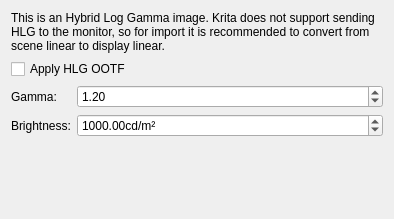
<?xml version="1.0" encoding="UTF-8"?>
<ui version="4.0">
 <class>DlgHeifImport</class>
 <widget class="QWidget" name="DlgHeifImport">
  <property name="geometry">
   <rect>
    <x>0</x>
    <y>0</y>
    <width>394</width>
    <height>219</height>
   </rect>
  </property>
  <property name="windowTitle">
   <string>Dialog</string>
  </property>
  <layout class="QFormLayout" name="formLayout">
   <item row="0" column="0" colspan="2">
    <widget class="QLabel" name="label">
     <property name="text">
      <string>&lt;html&gt;&lt;head/&gt;&lt;body&gt;&lt;p&gt;This is an Hybrid Log Gamma image. Krita does not support sending HLG to the monitor, so for import it is recommended to convert from scene linear to display linear.&lt;/p&gt;&lt;/body&gt;&lt;/html&gt;</string>
     </property>
     <property name="wordWrap">
      <bool>true</bool>
     </property>
    </widget>
   </item>
   <item row="1" column="0" colspan="2">
    <widget class="QCheckBox" name="chkApplyOOTF">
     <property name="text">
      <string>Apply HLG OOTF</string>
     </property>
    </widget>
   </item>
   <item row="2" column="0">
    <widget class="QLabel" name="label_2">
     <property name="text">
      <string>Gamma:</string>
     </property>
    </widget>
   </item>
   <item row="2" column="1">
    <widget class="QDoubleSpinBox" name="spnGamma">
     <property name="toolTip">
      <string>&lt;html&gt;&lt;head/&gt;&lt;body&gt;&lt;p&gt;Display gamma. By default this is 1.2 for converting from  to display linear.&lt;/p&gt;&lt;/body&gt;&lt;/html&gt;</string>
     </property>
     <property name="maximum">
      <double>3.000000000000000</double>
     </property>
     <property name="value">
      <double>1.200000000000000</double>
     </property>
    </widget>
   </item>
   <item row="3" column="0">
    <widget class="QLabel" name="label_3">
     <property name="text">
      <string>Brightness:</string>
     </property>
    </widget>
   </item>
   <item row="3" column="1">
    <widget class="QDoubleSpinBox" name="spnNits">
     <property name="toolTip">
      <string>&lt;html&gt;&lt;head/&gt;&lt;body&gt;&lt;p&gt;The display brightness in nits. By default this is set to 1000 for converting to display linear.&lt;/p&gt;&lt;/body&gt;&lt;/html&gt;</string>
     </property>
     <property name="suffix">
      <string>cd/m²</string>
     </property>
     <property name="maximum">
      <double>100000.000000000000000</double>
     </property>
     <property name="value">
      <double>1000.000000000000000</double>
     </property>
    </widget>
   </item>
  </layout>
 </widget>
 <resources/>
 <connections/>
</ui>
